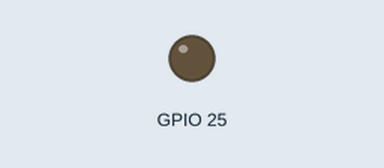
Simulated run of this sketch. Board: ESP32. On the bench: output pins drawn as LEDs (lit = HIGH).

Above: at 1.0 s.
At 25.98 s:
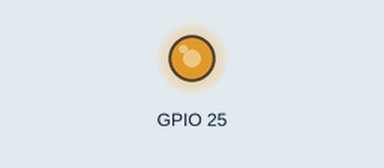
At 39.26 s:
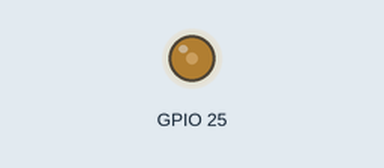
Timing chart, 0 to 40.0 s (numbered marks = the images above):
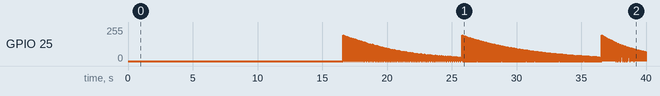

The sketch:

mymelo_esp32_sq.ino
```cpp
// Arduino  私だけの電子オルゴール 減衰矩形波/減衰正弦波
// 2020.4.21 koyama@hirosaki-u.ac.jp
// 2021.2.26 esp32移植byでんたろう
#include "mymelo.h"

// SQURE_WAVE ---------------------------
#define  V1  0xffff
#define V2  0x7fff
#define V3  0x7fff
uint16_t v1,v2,v3, Va,Vb;             // 振幅とその合算値
uint16_t c1,c2,c3, C1,C2,C3;
uint8_t note1,note2,note3;            // 楽譜データDO|L4
// SQURE_WAVE ---------------------------

#define extSW 34
#define Bzz1  25
#define Bzz2  26

#define CNT 8000000/256*0.5/8*120/TEMPO // テンポ120の四分音符(長さ8)を0.5秒とする
uint16_t cntr=CNT;                    // 32us*(1953*120/Tempo)=62.5ms
uint16_t p1=0, p2=0, p3=0;            // 楽譜part1～part3のポインタ(初期値は先頭)
uint8_t len1=8, len2=8, len3=8;       // 初期ディレイ(62.5ms*8=.5s)
uint8_t decayTimer=0;                 // 32μs*16=480μsごとに減衰させる
uint8_t icntr;                        // チャタリング防止カウンタ(32*255=8.1ms)
uint8_t nPlay=2;                      // 演奏回数(初回は2回演奏)

hw_timer_t * timerA = NULL;//スピーカー用
boolean timer_flag = false;
float vol = 0.0;
int i = 0.0;

void IRAM_ATTR onTimerA() {
  timer_flag = true;
}

void setup() {
  //Serial.begin(115200);

  timerA = timerBegin(0, 80, true);//カウント時間は1マイクロ秒
  timerAttachInterrupt(timerA, &onTimerA, true);
  timerAlarmWrite(timerA, 32, true);//8usまで
  timerAlarmEnable(timerA);
  delay(1000);
}

void loop() {
  if(timer_flag){
    if(nPlay>0){
    if(--cntr==0){                    // 32us*(1953*120/TEMPO)=62.5ms(32分音符長)
      cntr=CNT;
      if(--len1==0){
        note1=pgm_read_byte(&part1[p1++]);  // part1の次のデータ
        if(note1==0){                 // 0なら今回の演奏終了
          nPlay--;                    // 演奏回数
          p1=p2=p3=0;
          len1=31;len2=len3=32;       // ポーズ(62.5ms*32=2s)
          note1=note2=note3=0;
        }else{
          len1=len[note1>>5];         // 音符は上位3ビット
          c1=0;C1=(C[note1&=0x1f]+64)>>7; // 音は下位5ビット
          v1=V1;                      // 初めは最大振幅
          decayTimer=0;
        }
      }
      if(--len2==0){
        note2=pgm_read_byte(&part2[p2++]);  // part2の次のデータ
        if(note2==0)  p2--;           // 0ならPart2の演奏終了
        else{
          len2=len[note2>>5];         // 音符は上位3ビット
          c2=0;C2=(C[note2&=0x1f]+64)>>7; // 音は下位5ビット
          v2=V2;                      // 初めは最大振幅
        }
      }
      if(--len3==0){
        note3=pgm_read_byte(&part3[p3++]);  // part3の次のデータ
        if(note3==0)  p3--;           // 0ならPart3の演奏終了
        else{
          len3=len[note3>>5];         // 音符は上位3ビット
          c3=0;C3=(C[note3&=0x1f]+64)>>7; // 音は下位5ビット
          v3=V3;                      // 初めは最大振幅
        }
      }
    }
    Vb=Va=0;
    decayTimer++;
    if(note1>1){                      // part1が休符でなければ
      if(++c1==C1)  c1=0;             // 周期は32us*C1
      if(c1<(C1>>1))  Va=v1;          // 周期の前半は振幅Va=v1
      else if(!(decayTimer&0x0f)) v1-=(v1>>8);  // 32us*16=480us毎にv1の振幅減衰
    }
    if(note2>1){                      // part2が休符でなければ
      if(++c2==C2)  c2=0;             // 周期は32us*C2
      if(c2<(C2>>1))  Vb=v2;          // 周期の前半は振幅Vb=v2
      else if(!(decayTimer&0x0f)) v2-=(v2>>8);  // 32us*16=480us毎にv2の振幅減衰
    }
    if(note3>1){                      // part3が休符でなければ
      if(++c3==C3)  c3=0;             // 周期は32us*C3
      if(c3<(C3>>1))  Vb+=v3;         // 周期の前半は振幅Vb+=v3
      else if(!(decayTimer&0x0f)) v3-=(v3>>8);  // 32us*16=480us毎にv3の振幅減衰
    }
      //dacWrite(25,(Va+128)>>8);//part1
      //dacWrite(25,(Vb+128)>>8);//part2
      dacWrite(25,(Va+Vb+256)>>9);//和音
  }
  timer_flag = false;
  }//timer
}
```

mymelo.h
```cpp
// kira2.mml
#define TRACK	2
#define	TEMPO	120
#define	REST	1
#define	DO4	2
#define	SO4	3
#define	RA4	4
#define	FA4	5
#define	MI4	6
#define	RE4	7
#define	DO3	8
#define	SI3	9
#define	RA3	10
#define	FA3	11
#define	SO3	12
#define	L4	0
#define	L2	32
uint8_t len[]={8,16,0};
#define SQUARE_WAVE
uint16_t C[]={0,0,15289,10204,9091,11454,12135,13621,30578,16198,18182,22908,20408,0};
const char part1[] PROGMEM={
	DO4|L4,DO4|L4,SO4|L4,SO4|L4,RA4|L4,RA4|L4,SO4|L2,
	FA4|L4,FA4|L4,MI4|L4,MI4|L4,RE4|L4,RE4|L4,DO4|L2,
	0};
const char part2[] PROGMEM={
	DO3|L4,DO4|L4,MI4|L4,DO4|L4,FA4|L4,DO4|L4,MI4|L4,DO4|L4,
	RE4|L4,SI3|L4,DO4|L4,RA3|L4,FA3|L4,SO3|L4,DO3|L2,
	0};
const char part3[] PROGMEM={
	0};
```
